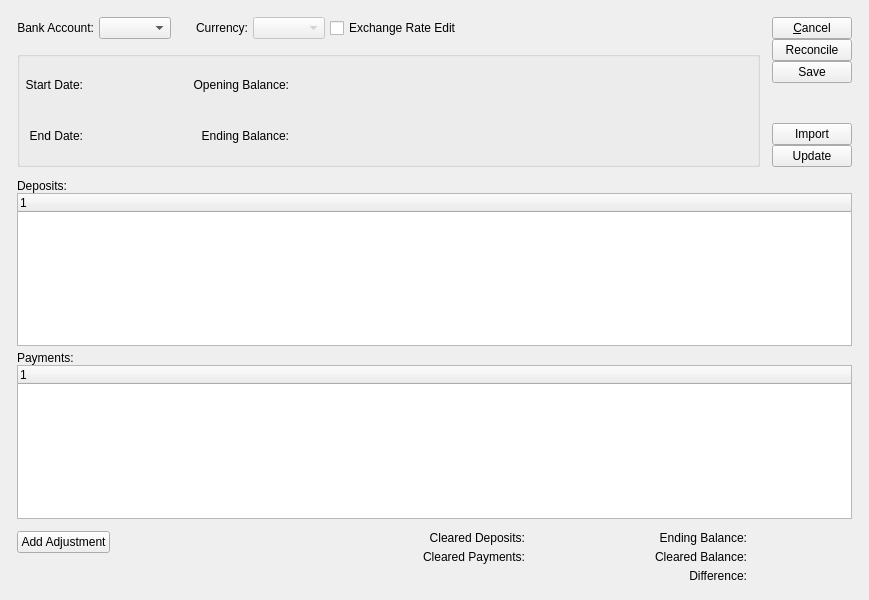
<?xml version="1.0" encoding="UTF-8"?>
<ui version="4.0">
 <comment>This file is part of the xTuple ERP: PostBooks Edition, a free and
open source Enterprise Resource Planning software suite,
Copyright (c) 1999-2019 by OpenMFG LLC, d/b/a xTuple.
It is licensed to you under the Common Public Attribution License
version 1.0, the full text of which (including xTuple-specific Exhibits)
is available at www.xtuple.com/CPAL.  By using this software, you agree
to be bound by its terms.</comment>
 <class>reconcileBankaccount</class>
 <widget class="QWidget" name="reconcileBankaccount">
  <property name="geometry">
   <rect>
    <x>0</x>
    <y>0</y>
    <width>869</width>
    <height>600</height>
   </rect>
  </property>
  <property name="windowTitle">
   <string>Reconcile Bank Account</string>
  </property>
  <layout class="QGridLayout">
   <item row="0" column="0">
    <layout class="QGridLayout">
     <property name="margin">
      <number>12</number>
     </property>
     <property name="spacing">
      <number>12</number>
     </property>
     <item row="0" column="0">
      <layout class="QHBoxLayout">
       <item>
        <widget class="QLabel" name="_bankAccountLit">
         <property name="text">
          <string>Bank Account:</string>
         </property>
         <property name="alignment">
          <set>Qt::AlignRight|Qt::AlignTrailing|Qt::AlignVCenter</set>
         </property>
        </widget>
       </item>
       <item>
        <layout class="QHBoxLayout">
         <item>
          <widget class="XComboBox" name="_bankaccnt"/>
         </item>
         <item>
          <spacer>
           <property name="orientation">
            <enum>Qt::Horizontal</enum>
           </property>
           <property name="sizeType">
            <enum>QSizePolicy::Preferred</enum>
           </property>
           <property name="sizeHint" stdset="0">
            <size>
             <width>20</width>
             <height>20</height>
            </size>
           </property>
          </spacer>
         </item>
        </layout>
       </item>
       <item>
        <widget class="QLabel" name="_currencyLit">
         <property name="text">
          <string>Currency:</string>
         </property>
         <property name="alignment">
          <set>Qt::AlignRight|Qt::AlignTrailing|Qt::AlignVCenter</set>
         </property>
        </widget>
       </item>
       <item>
        <layout class="QHBoxLayout">
         <item>
          <widget class="XComboBox" name="_currency">
           <property name="enabled">
            <bool>false</bool>
           </property>
           <property name="type">
            <enum>XComboBox::Currencies</enum>
           </property>
          </widget>
         </item>
         <item>
          <widget class="XCheckBox" name="_allowEdit">
           <property name="text">
            <string>Exchange Rate Edit</string>
           </property>
          </widget>
         </item>
         <item>
          <spacer>
           <property name="orientation">
            <enum>Qt::Horizontal</enum>
           </property>
           <property name="sizeHint" stdset="0">
            <size>
             <width>40</width>
             <height>20</height>
            </size>
           </property>
          </spacer>
         </item>
        </layout>
       </item>
      </layout>
     </item>
     <item row="0" column="1" rowspan="2">
      <layout class="QVBoxLayout">
       <property name="spacing">
        <number>0</number>
       </property>
       <item>
        <widget class="QPushButton" name="_cancel">
         <property name="focusPolicy">
          <enum>Qt::StrongFocus</enum>
         </property>
         <property name="text">
          <string>&amp;Cancel</string>
         </property>
        </widget>
       </item>
       <item>
        <widget class="QPushButton" name="_reconcile">
         <property name="focusPolicy">
          <enum>Qt::WheelFocus</enum>
         </property>
         <property name="text">
          <string>Reconcile</string>
         </property>
        </widget>
       </item>
       <item>
        <widget class="QPushButton" name="_save">
         <property name="focusPolicy">
          <enum>Qt::StrongFocus</enum>
         </property>
         <property name="text">
          <string>Save</string>
         </property>
        </widget>
       </item>
       <item>
        <spacer>
         <property name="orientation">
          <enum>Qt::Vertical</enum>
         </property>
         <property name="sizeHint" stdset="0">
          <size>
           <width>20</width>
           <height>40</height>
          </size>
         </property>
        </spacer>
       </item>
       <item>
        <widget class="QPushButton" name="_import">
         <property name="text">
          <string>Import</string>
         </property>
        </widget>
       </item>
       <item>
        <widget class="QPushButton" name="_update">
         <property name="focusPolicy">
          <enum>Qt::NoFocus</enum>
         </property>
         <property name="text">
          <string>Update</string>
         </property>
        </widget>
       </item>
      </layout>
     </item>
     <item row="1" column="0">
      <widget class="QGroupBox" name="groupBox">
       <property name="title">
        <string/>
       </property>
       <layout class="QGridLayout">
        <item row="0" column="0">
         <widget class="QLabel" name="_startDateLit">
          <property name="text">
           <string>Start Date:</string>
          </property>
          <property name="alignment">
           <set>Qt::AlignRight|Qt::AlignTrailing|Qt::AlignVCenter</set>
          </property>
         </widget>
        </item>
        <item row="0" column="1">
         <widget class="DLineEdit" name="_startDate">
          <property name="minimumSize">
           <size>
            <width>80</width>
            <height>0</height>
           </size>
          </property>
         </widget>
        </item>
        <item row="0" column="3">
         <widget class="QLabel" name="_openBalLit">
          <property name="text">
           <string>Opening Balance:</string>
          </property>
          <property name="alignment">
           <set>Qt::AlignRight|Qt::AlignTrailing|Qt::AlignVCenter</set>
          </property>
         </widget>
        </item>
        <item row="0" column="4">
         <widget class="CurrCluster" name="_openBal">
          <property name="minimumSize">
           <size>
            <width>125</width>
            <height>0</height>
           </size>
          </property>
          <property name="allowNegative">
           <bool>true</bool>
          </property>
          <property name="baseVisible">
           <bool>false</bool>
          </property>
          <property name="currencyEnabled">
           <bool>false</bool>
          </property>
          <property name="currencyVisible">
           <bool>false</bool>
          </property>
         </widget>
        </item>
        <item row="0" column="5">
         <spacer>
          <property name="orientation">
           <enum>Qt::Horizontal</enum>
          </property>
          <property name="sizeType">
           <enum>QSizePolicy::Expanding</enum>
          </property>
          <property name="sizeHint" stdset="0">
           <size>
            <width>20</width>
            <height>26</height>
           </size>
          </property>
         </spacer>
        </item>
        <item row="1" column="0">
         <widget class="QLabel" name="_endDateLit">
          <property name="text">
           <string>End Date:</string>
          </property>
          <property name="alignment">
           <set>Qt::AlignRight|Qt::AlignTrailing|Qt::AlignVCenter</set>
          </property>
         </widget>
        </item>
        <item row="1" column="1">
         <widget class="DLineEdit" name="_endDate">
          <property name="minimumSize">
           <size>
            <width>80</width>
            <height>0</height>
           </size>
          </property>
         </widget>
        </item>
        <item row="1" column="3">
         <widget class="QLabel" name="_endBalLit">
          <property name="text">
           <string>Ending Balance:</string>
          </property>
          <property name="alignment">
           <set>Qt::AlignRight|Qt::AlignTrailing|Qt::AlignVCenter</set>
          </property>
         </widget>
        </item>
        <item row="1" column="4">
         <widget class="CurrCluster" name="_endBal">
          <property name="minimumSize">
           <size>
            <width>125</width>
            <height>0</height>
           </size>
          </property>
          <property name="allowNegative">
           <bool>true</bool>
          </property>
          <property name="baseVisible">
           <bool>false</bool>
          </property>
          <property name="currencyEnabled">
           <bool>false</bool>
          </property>
          <property name="currencyVisible">
           <bool>false</bool>
          </property>
         </widget>
        </item>
        <item row="0" column="2">
         <spacer>
          <property name="orientation">
           <enum>Qt::Horizontal</enum>
          </property>
          <property name="sizeType">
           <enum>QSizePolicy::Preferred</enum>
          </property>
          <property name="sizeHint" stdset="0">
           <size>
            <width>20</width>
            <height>20</height>
           </size>
          </property>
         </spacer>
        </item>
       </layout>
      </widget>
     </item>
     <item row="2" column="0" colspan="2">
      <widget class="QFrame" name="_frame">
       <property name="sizePolicy">
        <sizepolicy hsizetype="Preferred" vsizetype="Preferred">
         <horstretch>0</horstretch>
         <verstretch>1</verstretch>
        </sizepolicy>
       </property>
       <property name="frameShape">
        <enum>QFrame::NoFrame</enum>
       </property>
       <property name="frameShadow">
        <enum>QFrame::Raised</enum>
       </property>
       <layout class="QGridLayout">
        <property name="margin">
         <number>0</number>
        </property>
        <item row="0" column="0">
         <layout class="QVBoxLayout">
          <item>
           <layout class="QVBoxLayout">
            <property name="spacing">
             <number>0</number>
            </property>
            <item>
             <widget class="QLabel" name="_receiptsLit">
              <property name="text">
               <string>Deposits:</string>
              </property>
             </widget>
            </item>
            <item>
             <widget class="XTreeWidget" name="_receipts">
              <property name="sizePolicy">
               <sizepolicy hsizetype="Expanding" vsizetype="Expanding">
                <horstretch>0</horstretch>
                <verstretch>2</verstretch>
               </sizepolicy>
              </property>
              <property name="rootIsDecorated">
               <bool>true</bool>
              </property>
             </widget>
            </item>
           </layout>
          </item>
          <item>
           <layout class="QVBoxLayout">
            <property name="spacing">
             <number>0</number>
            </property>
            <item>
             <widget class="QLabel" name="_checksLit">
              <property name="text">
               <string>Payments:</string>
              </property>
             </widget>
            </item>
            <item>
             <widget class="XTreeWidget" name="_checks">
              <property name="sizePolicy">
               <sizepolicy hsizetype="Expanding" vsizetype="Expanding">
                <horstretch>0</horstretch>
                <verstretch>2</verstretch>
               </sizepolicy>
              </property>
              <property name="rootIsDecorated">
               <bool>true</bool>
              </property>
             </widget>
            </item>
           </layout>
          </item>
         </layout>
        </item>
       </layout>
      </widget>
     </item>
     <item row="3" column="0" colspan="2">
      <layout class="QHBoxLayout">
       <item>
        <layout class="QVBoxLayout">
         <property name="spacing">
          <number>0</number>
         </property>
         <item>
          <widget class="QPushButton" name="_addAdjustment">
           <property name="focusPolicy">
            <enum>Qt::NoFocus</enum>
           </property>
           <property name="text">
            <string>Add Adjustment</string>
           </property>
          </widget>
         </item>
         <item>
          <spacer>
           <property name="orientation">
            <enum>Qt::Vertical</enum>
           </property>
           <property name="sizeType">
            <enum>QSizePolicy::Expanding</enum>
           </property>
           <property name="sizeHint" stdset="0">
            <size>
             <width>20</width>
             <height>0</height>
            </size>
           </property>
          </spacer>
         </item>
        </layout>
       </item>
       <item>
        <spacer>
         <property name="orientation">
          <enum>Qt::Horizontal</enum>
         </property>
         <property name="sizeHint" stdset="0">
          <size>
           <width>40</width>
           <height>20</height>
          </size>
         </property>
        </spacer>
       </item>
       <item>
        <layout class="QGridLayout">
         <item row="0" column="0">
          <widget class="QLabel" name="_clearedReceiptsLit">
           <property name="text">
            <string>Cleared Deposits:</string>
           </property>
           <property name="alignment">
            <set>Qt::AlignRight|Qt::AlignTrailing|Qt::AlignVCenter</set>
           </property>
          </widget>
         </item>
         <item row="0" column="1">
          <widget class="XLabel" name="_clearedReceipts">
           <property name="minimumSize">
            <size>
             <width>100</width>
             <height>0</height>
            </size>
           </property>
           <property name="alignment">
            <set>Qt::AlignRight|Qt::AlignTrailing|Qt::AlignVCenter</set>
           </property>
          </widget>
         </item>
         <item row="0" column="3">
          <widget class="QLabel" name="_endBal2Lit">
           <property name="text">
            <string>Ending Balance:</string>
           </property>
           <property name="alignment">
            <set>Qt::AlignRight|Qt::AlignTrailing|Qt::AlignVCenter</set>
           </property>
          </widget>
         </item>
         <item row="0" column="4">
          <widget class="XLabel" name="_endBal2">
           <property name="minimumSize">
            <size>
             <width>100</width>
             <height>0</height>
            </size>
           </property>
           <property name="alignment">
            <set>Qt::AlignRight|Qt::AlignTrailing|Qt::AlignVCenter</set>
           </property>
          </widget>
         </item>
         <item row="1" column="0">
          <widget class="QLabel" name="_clearedChecksLit">
           <property name="text">
            <string>Cleared Payments:</string>
           </property>
           <property name="alignment">
            <set>Qt::AlignRight|Qt::AlignTrailing|Qt::AlignVCenter</set>
           </property>
          </widget>
         </item>
         <item row="1" column="1">
          <widget class="XLabel" name="_clearedChecks">
           <property name="minimumSize">
            <size>
             <width>100</width>
             <height>0</height>
            </size>
           </property>
           <property name="alignment">
            <set>Qt::AlignRight|Qt::AlignTrailing|Qt::AlignVCenter</set>
           </property>
          </widget>
         </item>
         <item row="1" column="3">
          <widget class="QLabel" name="_clearBalLit">
           <property name="text">
            <string>Cleared Balance:</string>
           </property>
           <property name="alignment">
            <set>Qt::AlignRight|Qt::AlignTrailing|Qt::AlignVCenter</set>
           </property>
          </widget>
         </item>
         <item row="1" column="4">
          <widget class="XLabel" name="_clearBal">
           <property name="minimumSize">
            <size>
             <width>100</width>
             <height>0</height>
            </size>
           </property>
           <property name="alignment">
            <set>Qt::AlignRight|Qt::AlignTrailing|Qt::AlignVCenter</set>
           </property>
          </widget>
         </item>
         <item row="2" column="3">
          <widget class="QLabel" name="_diffBalLit">
           <property name="text">
            <string>Difference:</string>
           </property>
           <property name="alignment">
            <set>Qt::AlignRight|Qt::AlignTrailing|Qt::AlignVCenter</set>
           </property>
          </widget>
         </item>
         <item row="2" column="4">
          <widget class="XLabel" name="_diffBal">
           <property name="minimumSize">
            <size>
             <width>100</width>
             <height>0</height>
            </size>
           </property>
           <property name="alignment">
            <set>Qt::AlignRight|Qt::AlignTrailing|Qt::AlignVCenter</set>
           </property>
          </widget>
         </item>
         <item row="0" column="2">
          <spacer>
           <property name="orientation">
            <enum>Qt::Horizontal</enum>
           </property>
           <property name="sizeType">
            <enum>QSizePolicy::Preferred</enum>
           </property>
           <property name="sizeHint" stdset="0">
            <size>
             <width>20</width>
             <height>10</height>
            </size>
           </property>
          </spacer>
         </item>
        </layout>
       </item>
      </layout>
     </item>
    </layout>
   </item>
  </layout>
 </widget>
 <layoutdefault spacing="5" margin="5"/>
 <customwidgets>
  <customwidget>
   <class>CurrCluster</class>
   <extends>CurrDisplay</extends>
   <header>currcluster.h</header>
   <container>1</container>
  </customwidget>
  <customwidget>
   <class>CurrDisplay</class>
   <extends>QWidget</extends>
   <header>currcluster.h</header>
  </customwidget>
  <customwidget>
   <class>DLineEdit</class>
   <extends>QWidget</extends>
   <header>datecluster.h</header>
   <container>1</container>
  </customwidget>
  <customwidget>
   <class>XCheckBox</class>
   <extends>QCheckBox</extends>
   <header>xcheckbox.h</header>
  </customwidget>
  <customwidget>
   <class>XComboBox</class>
   <extends>QComboBox</extends>
   <header>xcombobox.h</header>
  </customwidget>
  <customwidget>
   <class>XLabel</class>
   <extends>QLabel</extends>
   <header>xlabel.h</header>
  </customwidget>
  <customwidget>
   <class>XTreeWidget</class>
   <extends>QTreeWidget</extends>
   <header>xtreewidget.h</header>
   <container>1</container>
  </customwidget>
 </customwidgets>
 <tabstops>
  <tabstop>_bankaccnt</tabstop>
  <tabstop>_currency</tabstop>
  <tabstop>_startDate</tabstop>
  <tabstop>_endDate</tabstop>
  <tabstop>_openBal</tabstop>
  <tabstop>_endBal</tabstop>
  <tabstop>_receipts</tabstop>
  <tabstop>_checks</tabstop>
  <tabstop>_save</tabstop>
  <tabstop>_reconcile</tabstop>
  <tabstop>_cancel</tabstop>
 </tabstops>
 <resources/>
 <connections>
  <connection>
   <sender>_startDate</sender>
   <signal>newDate(QDate)</signal>
   <receiver>_openBal</receiver>
   <slot>setEffective(QDate)</slot>
   <hints>
    <hint type="sourcelabel">
     <x>20</x>
     <y>20</y>
    </hint>
    <hint type="destinationlabel">
     <x>20</x>
     <y>20</y>
    </hint>
   </hints>
  </connection>
  <connection>
   <sender>_endDate</sender>
   <signal>newDate(QDate)</signal>
   <receiver>_endBal</receiver>
   <slot>setEffective(QDate)</slot>
   <hints>
    <hint type="sourcelabel">
     <x>20</x>
     <y>20</y>
    </hint>
    <hint type="destinationlabel">
     <x>20</x>
     <y>20</y>
    </hint>
   </hints>
  </connection>
  <connection>
   <sender>_currency</sender>
   <signal>newID(int)</signal>
   <receiver>_openBal</receiver>
   <slot>setId(int)</slot>
   <hints>
    <hint type="sourcelabel">
     <x>20</x>
     <y>20</y>
    </hint>
    <hint type="destinationlabel">
     <x>20</x>
     <y>20</y>
    </hint>
   </hints>
  </connection>
  <connection>
   <sender>_currency</sender>
   <signal>newID(int)</signal>
   <receiver>_endBal</receiver>
   <slot>setId(int)</slot>
   <hints>
    <hint type="sourcelabel">
     <x>20</x>
     <y>20</y>
    </hint>
    <hint type="destinationlabel">
     <x>20</x>
     <y>20</y>
    </hint>
   </hints>
  </connection>
 </connections>
</ui>
